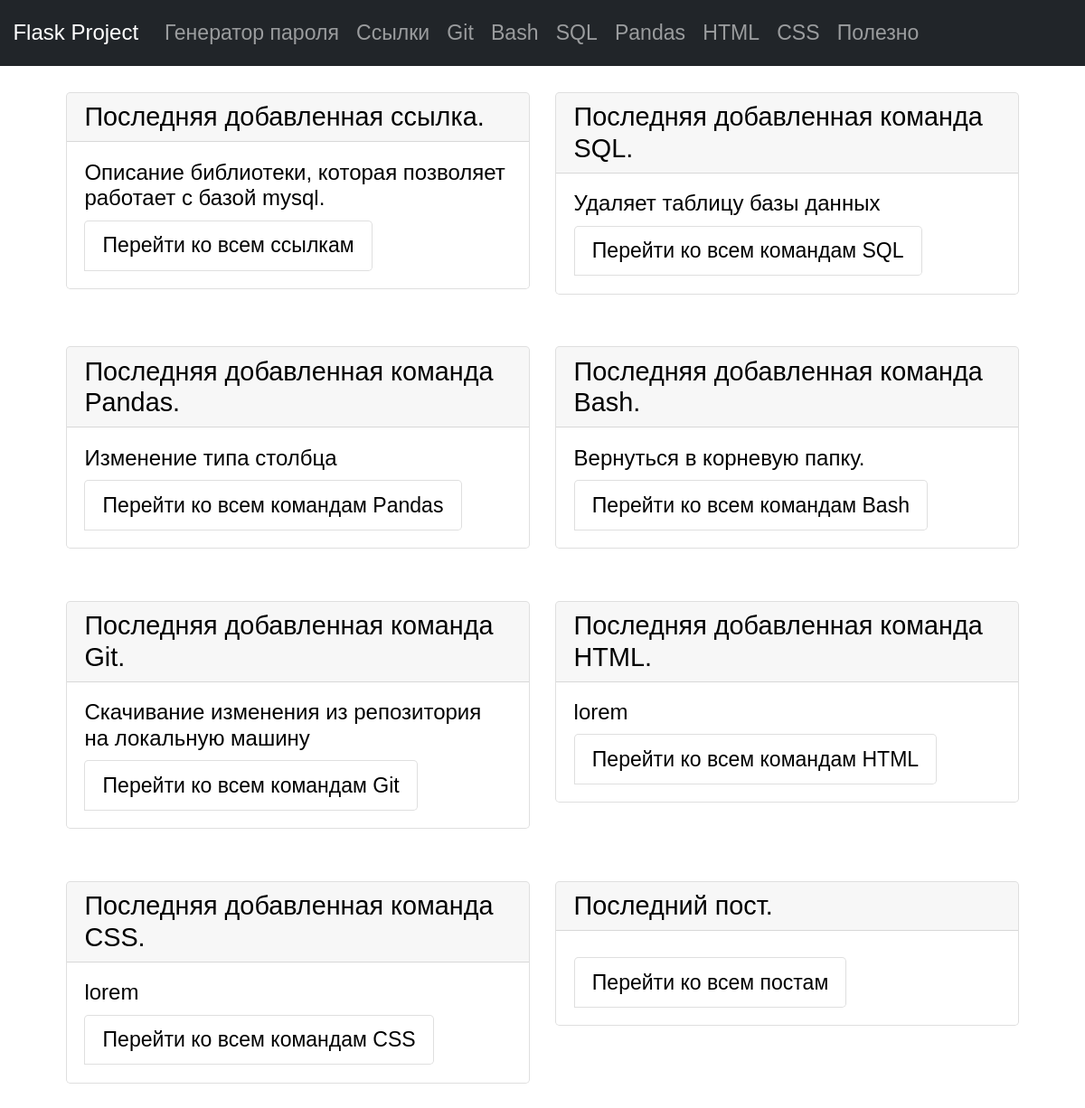
Before: / with the older database file.
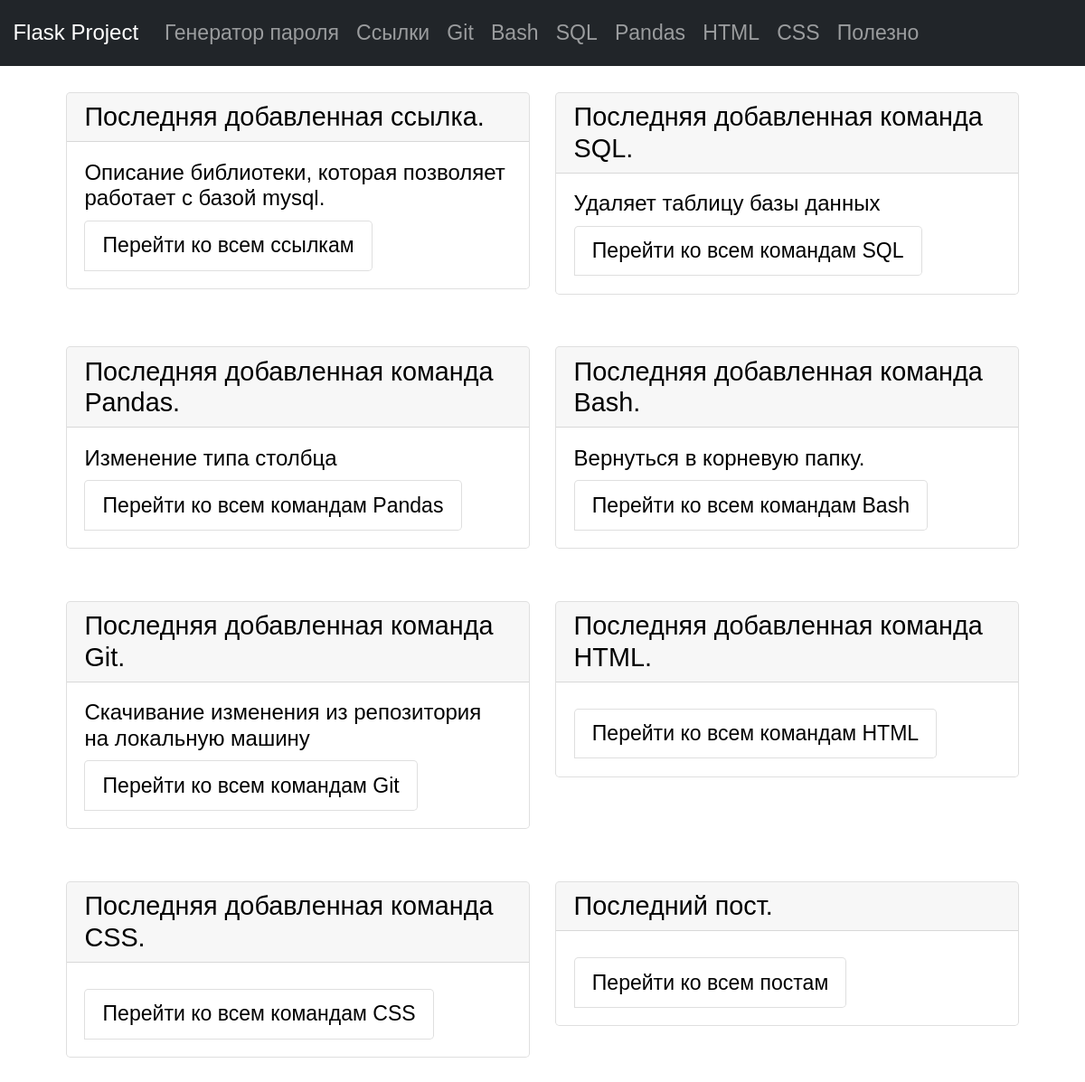
After: the same page with the newer database file.
### tables this page shows
CREATE TABLE "html" (
    html_id INTEGER PRIMARY KEY AUTOINCREMENT,
    html_command TEXT NOT NULL,
    html_name TEXT NOT NULL
  , html_description TEXT);

CREATE TABLE "css" (
    css_id INTEGER PRIMARY KEY AUTOINCREMENT,
    css_command TEXT NOT NULL,
    css_name TEXT NOT NULL
  , css_description TEXT);

### app.py (the view)
@app.route("/")
def index():
    conn = get_db_connection()
    last_links = conn.execute("SELECT * FROM links ORDER BY 1 DESC").fetchone()
    last_git = conn.execute("SELECT * FROM git ORDER BY 1 DESC").fetchone()
    last_pandas = conn.execute("SELECT * FROM pandas ORDER BY 1 DESC").fetchone()
    last_sql = conn.execute("SELECT * FROM sql ORDER BY 1 DESC").fetchone()
    last_bash = conn.execute("SELECT * FROM bash ORDER BY 1 DESC").fetchone()
    last_html = conn.execute("SELECT * FROM html ORDER BY 1 DESC").fetchone()
    last_css = conn.execute("SELECT * FROM css ORDER BY 1 DESC").fetchone()
    last_healthy = conn.execute("SELECT * FROM healthy ORDER BY 1 DESC").fetchone()
    return render_template("index.html",
                           last_links=last_links,
                           last_git=last_git,
                           last_pandas=last_pandas,
                           last_sql=last_sql,
                           last_bash=last_bash,
                           last_css=last_css,
                           last_html=last_html,
                           last_healthy=last_healthy, )

### app.py (called while the page is built)
def get_db_connection():
    conn = sqlite3.connect("database.db")
    conn.row_factory = sqlite3.Row
    return conn

### templates/index.html (shortened to what this page needs)
{% extends "base.html" %}
{% block content %}
{% include 'index_content.html' %}
{% endblock %}

### templates/index_content.html (shortened to what the changed rows need)
<div class="index">
   <div class="row">
      <div class="col-sm-6">
         <div class="card">
            <div class="card-body">
               <h5 class="card-title">{{ last_html.html_name }}</h5>
               <ul class="list-group list-group-horizontal">
                  <li class="list-group-item">
                  </li>
               </ul>
            </div>
         </div>
      </div>
   </div>
   <div class="row">
      <div class="col-sm-6">
         <div class="card">
            <div class="card-body">
               <h5 class="card-title">{{ last_css.css_name }}</h5>
               <ul class="list-group list-group-horizontal">
                  <li class="list-group-item">
                  </li>
               </ul>
            </div>
         </div>
      </div>
   </div>
</div>

Changed rows visible on the page:
removed html: html_name "lorem"
removed css: css_name "lorem"
